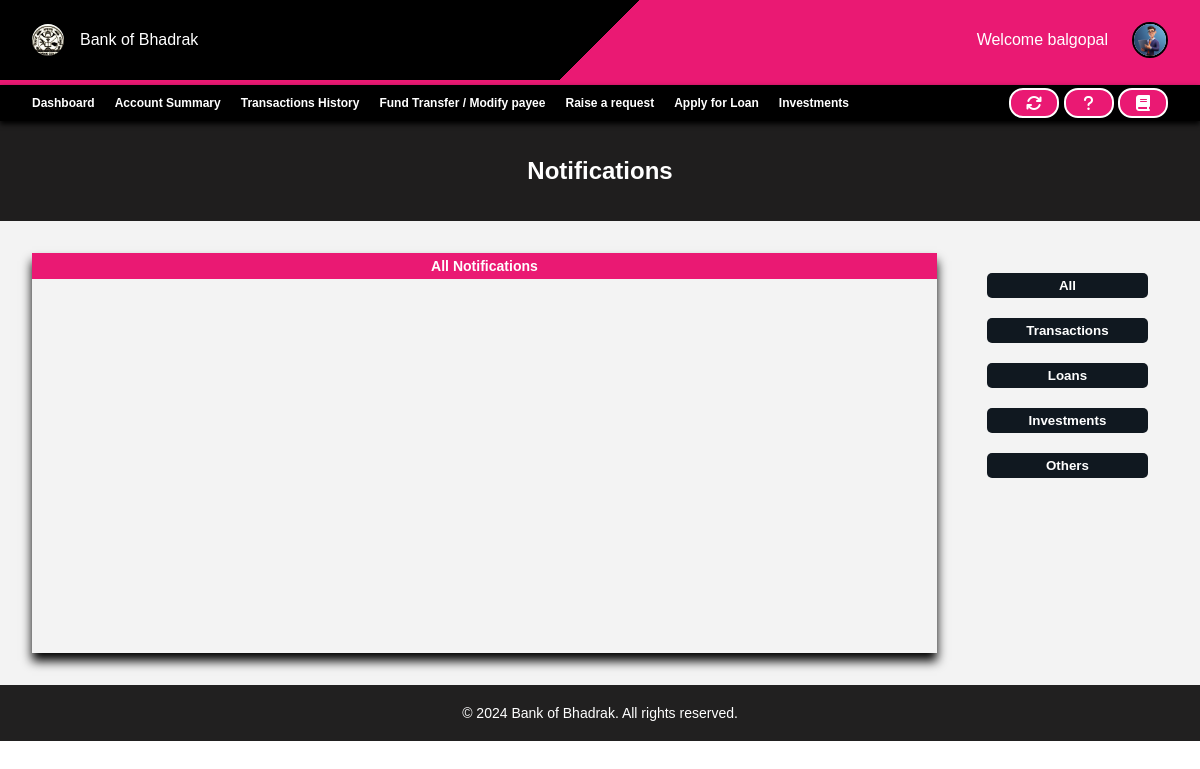
The app's page /components/customers/notifications.php (signed in) with its own data.
### tables this page shows
CREATE TABLE `customers` (
  `ID` int(11) NOT NULL,
  `CRN` bigint(20) NOT NULL,
  `AccountNo` bigint(20) NOT NULL,
  `FullName` varchar(100) NOT NULL,
  `UserName` varchar(100) NOT NULL,
  `Password` varchar(100) NOT NULL,
  `Balance` decimal(11,2) NOT NULL,
  `PhoneNo` bigint(20) NOT NULL,
  `Email` varchar(100) NOT NULL,
  `gender` varchar(10) NOT NULL,
  `Address` varchar(500) NOT NULL,
  `District` varchar(100) NOT NULL,
  `State` varchar(100) NOT NULL,
  `Pincode` int(11) NOT NULL,
  `AadhaarNo` bigint(20) NOT NULL,
  `IFSC` varchar(20) NOT NULL,
  `img` varchar(255) NOT NULL,
  `DateOfOpening` date NOT NULL,
  `lastInterestDate` date NOT NULL DEFAULT current_timestamp(),
  `LastLogin` varchar(50) NOT NULL,
  `Status` varchar(50) NOT NULL DEFAULT 'Pending'
);

### components/customers/notifications.php (the view, shortened to what this page needs)
<html lang="en">
<head>
    <link rel="stylesheet" href="https://cdnjs.cloudflare.com/ajax/libs/font-awesome/6.5.1/css/all.min.css" />
    <link rel="stylesheet" href="style.css">
    <?php
    $email = $_SESSION['email'];
    require $_SERVER['DOCUMENT_ROOT'] . "/assets/php/config.php";
    $find_user = mysqli_query($conn, "SELECT * FROM customers WHERE Email='$email';");
    $row = mysqli_fetch_assoc($find_user);
    $userName = $row['UserName'];
    $img = $row['img']; ?>
</head>
<body>
    <nav class="navbar">
        <div class="profile-nav">
            <div class="logo">
                <div>
                    <img src="/images/logo.jpg" alt="">
                </div>
                <p>Bank of Bhadrak</p>
            </div>
            <div class="profile">
                Welcome <?php echo "$userName"; ?>
                <div class="dropdown">
                    <img src="/images/<?php echo "$img"; ?>" class="users" alt="">
                </div>
            </div>
        </div>
    </nav>
    <div class="bottom-nav">
        <div class="s1">
            <ul>
                <li><a href="customer_dashboard.php">Dashboard</a></li>
                <li><a href="account_summary.php">Account Summary</a></li>
                <li><a href="transaction_history.php">Transactions History</a></li>
                <li><a href="fund_transfer.php">Fund Transfer / Modify payee</a></li>
                <li><a href="raise_request.php">Raise a request</a></li>
                <li><a href="applyLoan.php">Apply for Loan</a></li>
                <li><a href="fd.php">Investments</a></li>
            </ul>
        </div>
        <div>
            <div class="tooltip">
                <a href=""> <button>
                        <i class="fa-solid fa-arrows-rotate"></i>
                    </button>
                </a>
            </div>
            <div class="tooltip">
                <a href="notifications.php?accountno=2&all=">
                    <button>
                        <i class="fa-solid fa-question"></i>
                    </button>
                </a>
            </div>
            <div class="tooltip">
                <a href="/components/extra/faqs.php">
                    <button>
                        <i class="fa-solid fa-book"></i>
                    </button>
                </a>
            </div>
        </div>
    </div>
    <div class="banner">
        <h2>Notifications</h2>
    </div>
    <div class="notification-container">
        <div class="result">
            <div class="notification-section">
                <div class="title">
                    <?php
                    $notification_selected = false;
                    if (!$notification_selected) {
                        echo "<h3>All Notifications</h3>";
                    }
                    ?>
                </div>
                <div class="notification-window">
                </div>
            </div>
        </div>
        <div class="notification-type">
            <div class="filter">
                <form action="" method="post">
                    <button name="all">All</button>
                    <button name="transactions">Transactions</button>
                    <button name="loans">Loans</button>
                    <button name="investments">Investments</button>
                    <button name="others">Others</button>
                </form>
            </div>
        </div>
    </div>
    <footer>
        <p>&copy; 2024 Bank of Bhadrak. All rights reserved.
        </p>
    </footer>
</body>
</html>

### components/customers/style.css (style rules this page uses)
* { margin: 0; padding: 0; font-family: "Poppins", sans-serif; }
.navbar .profile-nav { height: 10%; background: linear-gradient(135deg, black 50%, #ea1973 30%); color: white; display: flex; justify-content: space-between; align-items: center; padding-left: 32px; padding-right: 32px; border-bottom: 5px solid #ea1973; }
.navbar .profile-nav img { height: 32px; border-radius: 50%; }
.navbar .profile-nav .logo { display: flex; justify-content: center; align-items: center; gap: 16px; }
.bottom-nav { top: 0; position: sticky; z-index: 1; box-shadow: 0 3px 5px black; color: black; height: 36px; background: black; display: flex; justify-content: space-between; align-items: center; padding-left: 32px; padding-right: 32px; }
.bottom-nav a { text-decoration: none; font-weight: 600; color: white; font-size: 12px; }
.bottom-nav ul { display: flex; gap: 20px; }
.bottom-nav ul li { list-style-type: none; }
.bottom-nav .s1 ul li { position: relative; height: 20px; display: flex; align-items: center; }
.bottom-nav .s1 ul li a::after { content: ""; position: absolute; width: 100%; height: 2px; left: 0; bottom: 0; background-color: transparent; transform: scaleX(0); transition: transform 0.3s ease, background-color 0.3s ease; }
.tooltip { position: relative; display: inline-block; }
.navbar .profile-nav .users { width: 32px; height: 32px; cursor: pointer; background-color: white; border: 2px solid black; box-shadow: 2px white; }
.navbar .profile-nav .profile { display: flex; align-items: center; gap: 24px; }
.dropdown { position: relative; display: inline-block; }
.banner { height: 100px; display: flex; width: 100%; align-items: center; justify-content: center; background-color: #1f1e1e; color: white; }
footer { bottom: 0; background-color: rgb(33, 32, 32); padding: 20px; text-align: center; color: white; }
footer p { margin: 0; font-size: 14px; color: white; }
.notification-container { display: flex; padding: 32px; gap: 30px; background-color: #f3f3f3; }
.notification-type { width: 20%; }
.notification-type .filter form { padding: 20px; display: flex; flex-direction: column; gap: 20px; }
.notification-type .filter button { list-style-type: none; padding: 5px 10px; background-color: #101820; color: white; font-weight: 600; text-align: center; border-radius: 5px; cursor: pointer; outline: none; border: none; }
.notification-container .result { box-shadow: 0 8px 10px black; height: 400px; width: 90%; }
.notification-container .notification-section { display: flex; flex-direction: column; gap: 10px; height: 400px; }
.result .notification-section .title { background-color: #ea1973; color: white; text-align: center; font-size: 12px; padding:5px; }
.result .notification-window { display: flex; flex-direction: column; gap: 10px; height: 400px; overflow-y: auto; }
.result .notification-window { display: flex; flex-direction: column; gap: 5px; }

### records on screen
customers: UserName "balgopal", img (picture)
